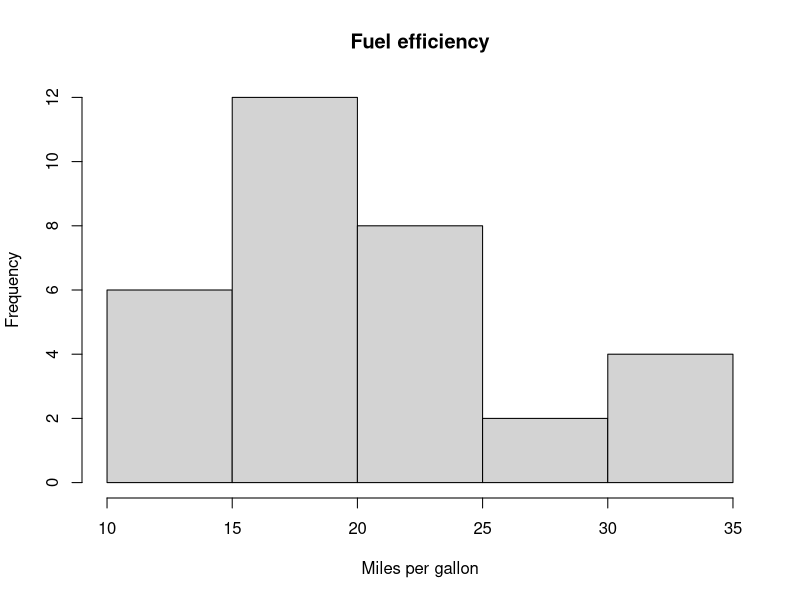
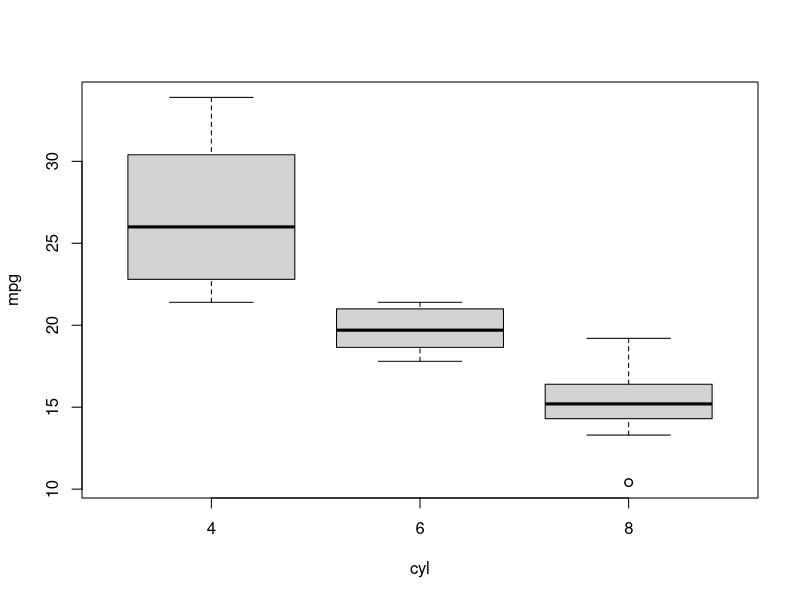

Write R code to recreate these figures, in order.
data(mtcars)
summary(mtcars$mpg)
hist(mtcars$mpg, main="Fuel efficiency",
     xlab="Miles per gallon")

boxplot(mpg~cyl, data=mtcars)
